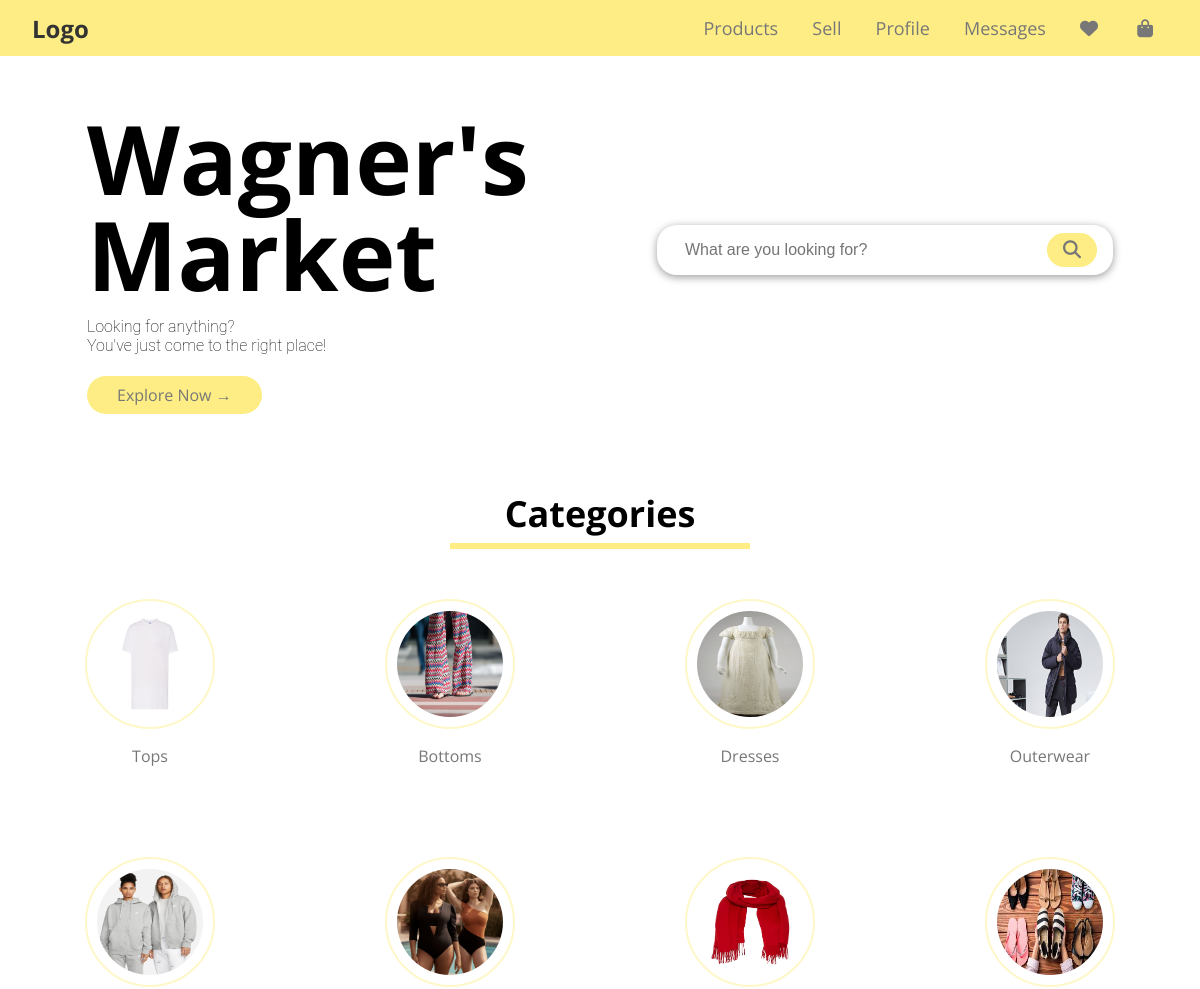
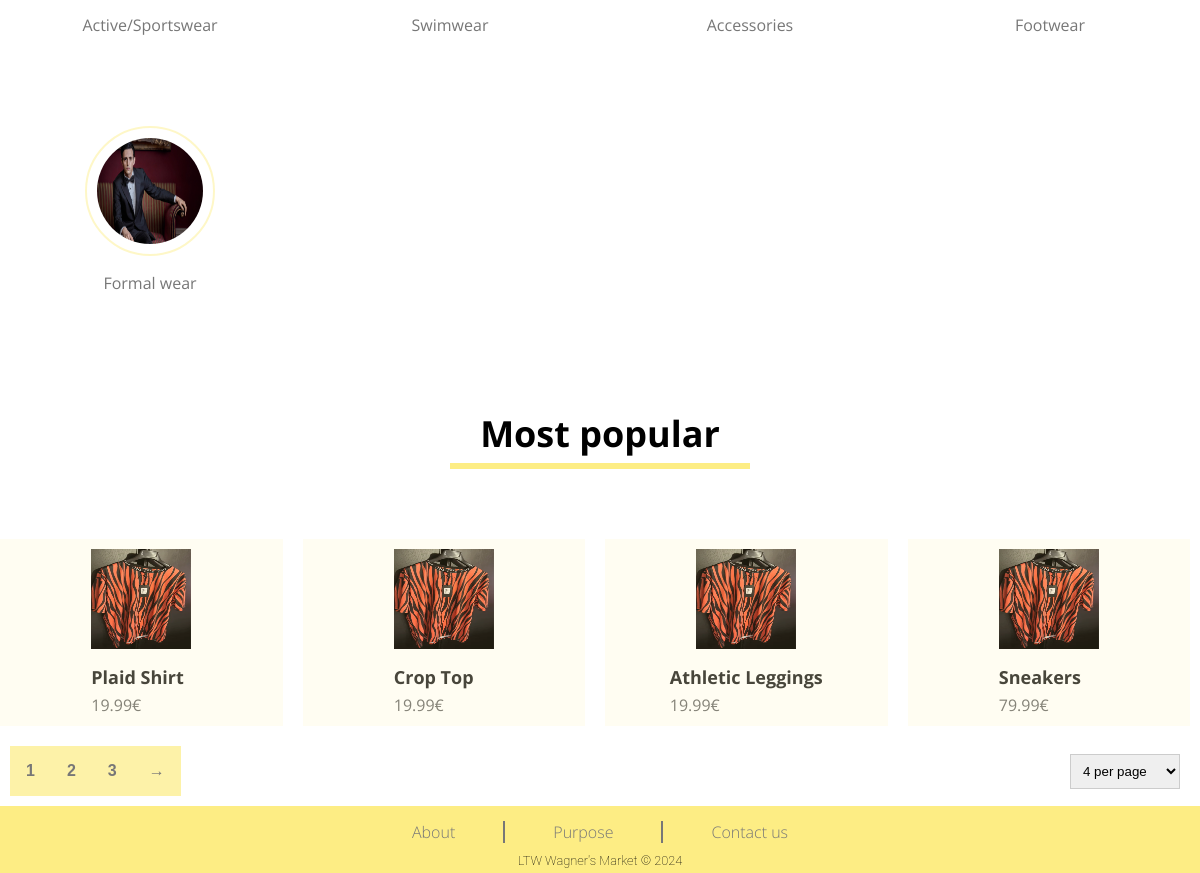
Screenshot of /public/pages with the database file from the repository (2 pictures, top to bottom).
### tables this page shows
CREATE TABLE CATEGORY (
    CategoryName TEXT NOT NULL,
    CategoryImage TEXT NOT NULL,
    CONSTRAINT Pk_CategoryName PRIMARY KEY (CategoryName)
);

CREATE TABLE ITEM (
    ItemId INTEGER NOT NULL,
    UserId INTEGER NOT NULL,
    Title TEXT NOT NULL,
    Price FLOAT NOT NULL,
    Description TEXT NOT NULL,
    Condition TEXT NOT NULL,
    Size TEXT NOT NULL,
    Brand TEXT NOT NULL,
    ImagePath TEXT NOT NULL,
    WishlistCounter INTEGER NOT NULL,
    Timestamp DATETIME NOT NULL DEFAULT CURRENT_TIMESTAMP,
    CONSTRAINT PK_ItemId PRIMARY KEY (ItemId),
    CONSTRAINT PriceConstraint CHECK (Price > 0),
    FOREIGN KEY (UserId) REFERENCES USER (UserId) ON DELETE CASCADE ON UPDATE CASCADE,
    FOREIGN KEY (Condition) REFERENCES CONDITION (Condition) ON DELETE CASCADE ON UPDATE CASCADE,
    FOREIGN KEY (Size) REFERENCES SIZE (Size) ON DELETE CASCADE ON UPDATE CASCADE
);

### public/pages/index.php (called while the page is built, shortened)
<?php
require_once(__DIR__ . '/../utils/session.php');
$session = new Session();
require_once(__DIR__ . '/../../private/database/connection.db.php');
require_once(__DIR__ . '/../../private/database/item.class.php');
require_once(__DIR__ . '/../../private/database/category.class.php');
require_once(__DIR__ . '/../../private/templates/common.tpl.php');
require_once(__DIR__ . '/../../private/templates/category.tpl.php');
require_once(__DIR__ . '/../../private/templates/item.tpl.php');
require_once(__DIR__ . '/../../private/templates/home.tpl.php');
$limit = 4;
$offset = 0;
$db = getDatabaseConnection();
$categories = Category::getCategories($db);
$items = Item::getMostPopularItems($db, $limit, $offset);
$numItems = Item::getNumItems($db);
drawHeader($db, $session);
drawHomeBody();
drawCategories($categories);
drawItems("Most popular", $items);
drawPagination(intval(ceil($numItems / $limit)), "most_popular");
drawFooter();
?>

### public/utils/session.php (called while the page is built, shortened)
<?php
class Session
{
    public function getId(): ?int
    {
        return isset($_SESSION['id']) ? $_SESSION['id'] : null;
    }
}
?>

### private/database/category.class.php (called while the page is built, shortened)
<?php
class Category
{
    public function __construct(string $categoryName, string $categoryImage)
    {
        $this->categoryName = $categoryName;
        $this->categoryImage = $categoryImage;
    }
    static function getCategories(PDO $db): array
    {
        $stmt = $db->prepare('SELECT CategoryName, CategoryImage FROM CATEGORY');
        $stmt->execute(array());
        $categories = array();
        while ($category = $stmt->fetch()) {
            $categories[] = new Category(
                $category['CategoryName'],
                $category['CategoryImage']
            );
        }
        return $categories;
    }
}
?>

### private/database/item.class.php (called while the page is built, shortened)
<?php
class Item
{
    public function __construct(int $itemId, int $userId, string $title, float $price, string $description, string $condition, string $size, string $brand, string $imagePath, int $wishlistCounter, string $timeStamp)
    {
        $this->itemId = $itemId;
        $this->title = $title;
        $this->price = $price;
        $this->imagePath = $imagePath;
    }
    static function getMostPopularItems(PDO $db, int $count, int $offset): array
    {
        $stmt = $db->prepare('SELECT ItemId, UserId, Title, Price, Description, Condition,
            Size, Brand, ImagePath, WishlistCounter, Timestamp FROM ITEM ORDER BY WishlistCounter DESC LIMIT ? OFFSET ?');
        $stmt->execute(array($count, $offset));
        $items = array();
        while ($item = $stmt->fetch()) {
            $items[] = new Item(
                $item['ItemId'],
                $item['UserId'],
                $item['Title'],
                $item['Price'],
                $item['Description'],
                $item['Condition'],
                $item['Size'],
                $item['Brand'],
                $item['ImagePath'],
                $item['WishlistCounter'],
                $item['Timestamp']
            );
        }
        return $items;
    }
}
?>

### private/templates/category.tpl.php (the view, shortened to what this page needs)
<?php
    require_once(__DIR__ . '/../../public/utils/session.php');
?>
<?php function drawCategories(array $categories) { ?>
    <section id="title">
        <h2>Categories</h2>
        <hr class="line-yellow">
        <ul class="category-list">
            <?php foreach($categories as $category) { ?>
                <li class="category-item">
                    <a href="../../public/pages/search.php?category=<?=$category->categoryName?>">
                        <img src="<?=$category->categoryImage?>" alt="<?=$category->categoryName?>">
                        <span><?=$category->categoryName?></span>
                    </a>
                </li>
            <?php } ?>
        </ul>
    </section>
<?php } ?>

### private/templates/common.tpl.php (shortened to what this page needs)
<?php
require_once(__DIR__ . '/../../public/utils/session.php');
?>
<?php function drawHeader(PDO $db, Session $session)
{ ?>
    <!DOCTYPE html>
    <html lang="en-US">
    <head>
        <link rel="stylesheet" href="../../public/css/style.css">
    </head>
    <body>
        <header>
            <section class="header-left">
                <a class="logo" href="../../public/pages/index.php">Logo</a>
            </section>
            <section class="header-right">
                <ul>
                    <li>
                        <a href="#">Products</a>
                    </li>
                    <li><a href="#">Sell</a></li>
                    <li>
                        <a href="../../public/pages/profile.php?id=<?= $session->getId() ?>">Profile</a>
                    </li>
                    <li><a href="../../public/pages/messages.php?id=<?= $session->getId() ?>">Messages</a></li>
                    <li><a href="../../public/pages/wishlist.php?id=<?= $session->getId() ?>"><i class="fas fa-heart"></i></a></li>
                    <li><a href="../../public/pages/shopping-bag.php?id=<?= $session->getId() ?>"><i class="fas fa-shopping-bag"></i></a></li>
                </ul>
            </section>
        </header>
    <?php } ?>
    <?php function drawFooter()
    { ?>
        <footer>
            <ul>
                <li><a href="#">About</a></li>
                <li><a href="#">Purpose</a></li>
                <li><a href="#">Contact us</a></li>
            </ul>
            <p>LTW Wagner's Market &copy; 2024</p>
        </footer>
    </body>
    </html>
<?php } ?>
<?php function drawSearchBar(string $id)
{ ?>
    <section id="<?= $id ?>" class="search-bar">
        <input id="searchitem" type="text" placeholder="What are you looking for?">
        <button><i class="fa fa-search"></i></button>
    </section>
<?php } ?>

### private/templates/home.tpl.php (shortened to what this page needs)
<?php
require_once __DIR__ . '/common.tpl.php';
?>
<?php function drawHomeBody() { ?>
    <section class="row">
        <section class="col-2" id="left">
            <h1>
                Wagner's<br>Market
            </h1>
            <p>
                Looking for anything?<br>You've just come to the right place!
            </p>
            <a href="" class="btn">Explore Now &#8594;</a>
        </section>
        <section class="col-2" id="right">
                <?= drawSearchBar("search-bar") ?>
        </section>
    </section>
<?php }?>

### private/templates/item.tpl.php (shortened to what this page needs)
<?php
require_once(__DIR__ . '/../database/item.class.php');
require_once(__DIR__ . '/../database/category.class.php');
?>
<?php function drawItems(string $header, array $items): void
{ ?>
        <section id="title">
            <h2>
                <?=$header?>
            </h2>
            <hr class="line-yellow">
        </section>
        <ul class="draw-items" id="draw-items">
            <?php foreach($items as $item) { ?>
                <li class="item-card">
                    <a href="../../public/pages/item.php?id=<?=$item->itemId?>">
                        <img src="<?= $item->imagePath?>" style="width: 100px; height: 100px;">
                        <h4><?=$item->title?></h4>
                        <p><?=number_format($item->price, 2)?>€</p>
                    </a>
                </li>
            <?php } ?>
        </ul>
<?php }?>
<?php function drawPagination(int $pages, string $id) { ?>
    <section class="pagination-container">
        <section class="pagination" id="<?= $id ?>">
            <?php for ($i = 1; $i <= min($pages, 3); $i++) { ?>
                <button id="pagination-button" class="pagination-button"><?= $i ?></button>
            <?php } ?>
            <?php if ($pages > 4) { ?>
                <button id="pagination-button" class="pagination-button">&#8594;</button>
            <?php } ?>
        </section>
        <select id="itemsPerPage">
            <option value="4">4 per page</option>
        </select>
    </section>
<?php } ?>

### rows the page displays
category: CategoryImage (picture), CategoryName "Tops"
category: CategoryImage (picture), CategoryName "Bottoms"
category: CategoryImage (picture), CategoryName "Dresses"
category: CategoryImage (picture), CategoryName "Outerwear"
category: CategoryImage (picture), CategoryName "Active/Sportswear"
category: CategoryImage (picture), CategoryName "Swimwear"
category: CategoryImage (picture), CategoryName "Accessories"
category: CategoryImage (picture), CategoryName "Footwear"
category: CategoryImage (picture), CategoryName "Formal wear"
item: ImagePath (picture), Title "Plaid Shirt", Price "19.99"
item: ImagePath (picture), Title "Crop Top", Price "19.99"
item: ImagePath (picture), Title "Athletic Leggings", Price "19.99"
item: ImagePath (picture), Title "Sneakers", Price "79.99"

### other values shown
$header "Most popular"
